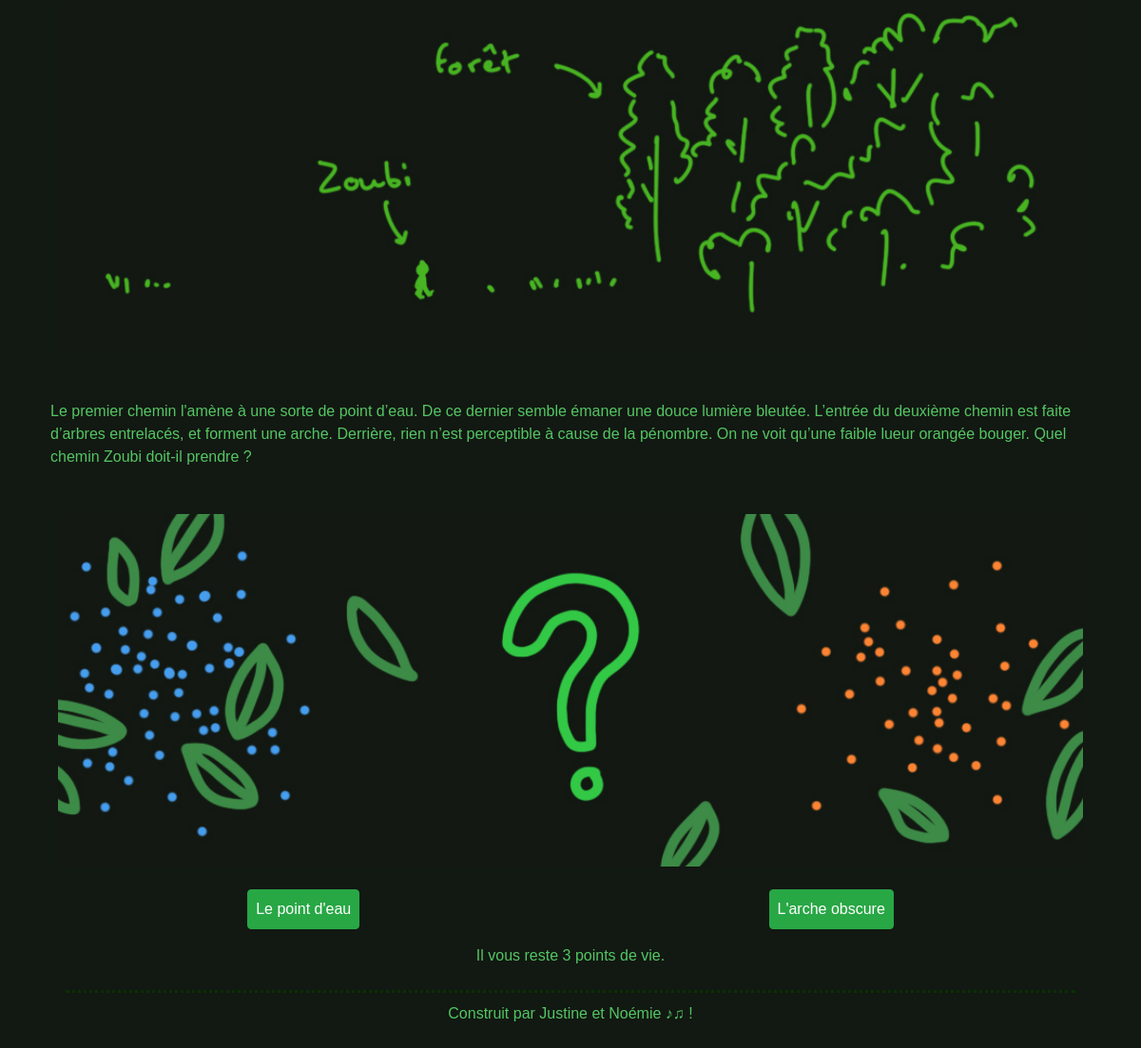
The page /php/jeu.php?id=13 (signed in, lower part) on the database as committed earlier.
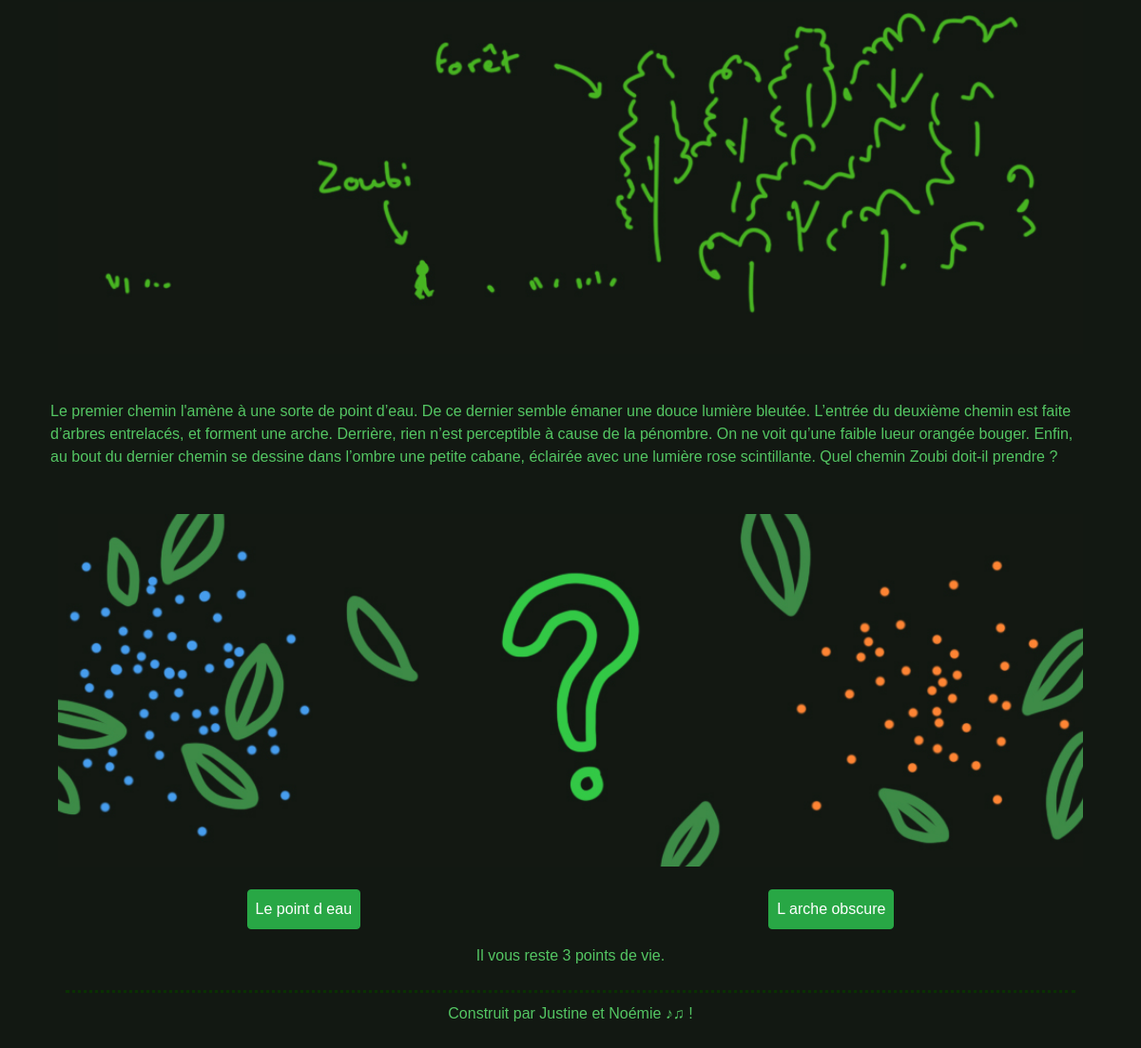
The same page on the database as committed later.
### tables this page shows
CREATE TABLE `page_hist` (
  `id_page` varchar(11) NOT NULL,
  `id_hist` int(11) NOT NULL,
  `para_1` varchar(2000) NOT NULL,
  `para_2` varchar(2000) DEFAULT NULL,
  `para_3` varchar(2000) DEFAULT NULL,
  `para_4` varchar(2000) DEFAULT NULL,
  `para_5` varchar(2000) DEFAULT NULL,
  `img_1` varchar(600) NOT NULL,
  `img_2` varchar(600) DEFAULT NULL,
  `img_3` varchar(600) DEFAULT NULL,
  `img_4` varchar(600) DEFAULT NULL,
  `img_5` varchar(600) DEFAULT NULL
);

CREATE TABLE `choix` (
  `id_page` varchar(11) NOT NULL,
  `id_page_cible` varchar(11) NOT NULL,
  `id_hist` int(11) NOT NULL,
  `contenu` varchar(100) NOT NULL,
  `nb_pdv_perdu` int(5) NOT NULL
);

### php/requetes.php (called while the page is built, shortened)
<?php
  function afficherInfosHistEnCours($BDD, $idUser){
    $res = $BDD->prepare("SELECT * FROM hist_jouee WHERE id_user = :idUser and id_hist = :idHist");
    $res->execute(array(
      'idUser' => $idUser,
      'idHist' =>  $_SESSION['id_hist']
    ));
    return $res->fetch();
  }
  function afficherPageHistoire($BDD, $pageHist){
    $res = $BDD->prepare("SELECT * FROM page_hist WHERE id_page = :idPage AND id_hist = :idHist");
    $res->execute(array(
      'idPage' => $pageHist,
      'idHist' => $_SESSION['id_hist']
    ));
    return $res->fetch();
  }
  function afficherChoixPage($BDD, $pageHist){
    $res = $BDD->prepare("SELECT * FROM choix WHERE id_page = :idPage AND id_hist = :idHist");
    $res->execute(array(
      'idPage' => $pageHist,
      'idHist' => $_SESSION['id_hist']
    ));
    return $res->fetchAll();
  }
?>

### php/jeu.php (the view, shortened to what this page needs)
<?php
require_once("connect.php");
require_once('requetes.php');
?>
<!doctype html>
<html>
<?php include 'templatesHTML/head.php'; ?>
<body>
  <div class="container">
    <?php include 'templatesHTML/navbar.php';
    if ($BDD) {
      if (isset($_GET['id']) && !empty($_GET['id'])) {
        $infosHistEnCours = afficherInfosHistEnCours($BDD, $_SESSION['id_user']);
        if(isset($infosHistEnCours) && !empty($infosHistEnCours)){
          $pageHist = $infosHistEnCours['choix_eff'];
        }
        else {
          $pageHist = '0';
        }
      }
      if (isset($_SESSION['id_hist']) && isset($pageHist) && (!empty($pageHist) || $pageHist == 0)) {
        $infosPage = afficherPageHistoire($BDD, $pageHist);
        for ($i = 1; $i <= 5; $i++) {
          $para = "para_" . $i;
          $image = "img_" . $i;
          if ($infosPage[$para] != ' ' && !empty($infosPage[$para])) { ?>
            <div class='d-flex flex-row justify-content-center my-5 mx-2'>
              <?= $infosPage[$para]; ?>
            </div>
          <?php }
          if ($infosPage[$image] != ' ' && !empty($infosPage[$image])) { ?>
            <div class='d-flex flex-row justify-content-center m-3'>
              <img src="../images/<?= $_SESSION['nom_hist'] . '/' . $infosPage[$image]; ?>" alt="<?= "../images/" . $_SESSION['nom_hist'] . "/" . $infosPage[$image]; ?>" class="w-100" />
            </div>
          <?php }
        }
        if ($_SESSION['nbpv'] == 0) { ?>
          <div class='d-flex flex-column m-auto'>
            <div class="m-auto pb-1">
              Vous avez perdu...
            </div>
            <div class="m-auto pb-2">
              Vous avez fait les choix suivants : <?= $_SESSION['choix'] ;?>
            </div>
            <div class="m-auto">
              <a class="btn btn-default btn-success" href=<?= "fin.php" ?>>Fin de l'histoire</a>
            </div>
          </div>
        <?php }
        else {
          $choixPage = afficherChoixPage($BDD, $pageHist);?>
          <div class='d-flex justify-content-center'>
            <?php foreach($choixPage as $choix) {
               if ($choix['id_page_cible'] == 'FIN') {
                 $_SESSION['gagne'] = 1 ;?>
                <div class='d-flex flex-column p-2 m-auto'>
                  <div class="m-auto pb-1">
                    Vous avez gagné !
                  </div>
                  <div class="m-auto pb-2">
                    Vous avez fait les choix suivants : <?= $_SESSION['choix'] ;?>
                  </div>
                  <div class="m-auto">
                    <a class="btn btn-default btn-success p-2" href=<?= "fin.php" ?>>Fin de l'histoire</a>
                  </div>
                </div>
              <?php break;
              }
              else {
                if(!empty($choix['contenu'])) {?>
                  <div class='flex-row m-auto'>
                    <a class="btn btn-default btn-success p-2 m-2" href=<?= "jeu.php?idPageCible=" . $choix['id_page_cible']; ?> a> <?= $choix['contenu']; ?> </a>
                  </div>
                <?php }
                }
            } ?>
          </div>
          <div class='flex-row text-center mt-2'>
            Il vous reste <?= $_SESSION['nbpv'] ?> points de vie.
          </div>
    <?php }
      }
    } ?>
    <?php include 'templatesHTML/footer.php'; ?>
  </div>
</body>
</html>

### php/templatesHTML/head.php (shortened to what this page needs)
<head>
  <link href="../lib/bootstrap/css/bootstrap.min.css" rel="stylesheet">
  <link href="../css/style.css" rel="stylesheet">
</head>

### php/templatesHTML/footer.php
<footer class="footer m-4">
  Construit par Justine et Noémie ♪♫ !
</footer>

### css/style.css (style rules this page uses)
body { padding-top: 60px; }
.footer { border-top: 3px dotted rgb(9, 48, 2); padding-top: 10px; margin-bottom: 10px; text-align: center; }
a { color: rgb(159, 228, 147); text-align: center; }
body { background-color: rgb(18, 24, 18); font-family: "Lucida Sans", "Lucida Sans Regular", "Lucida Grande", "Lucida Sans Unicode", Geneva, Verdana, sans-serif; color: rgb(84, 198, 99); }

Rows that differ between the two databases and show on the page:
changed choix: contenu "Le point d'eau" → "Le point d eau"
changed choix: contenu "L'arche obscure" → "L arche obscure"
Other text that changed with them:
new list line: "Le premier chemin l'amène à une sorte de point d’eau. De ce dernier semble émaner une douce lumière bleutée. L’entrée du deuxième chemin est faite d’arbres entrelacés, et forment une arche. Derrière, rien n’est perceptible à cause de la pénombre. On ne voit qu’une faible lueur orangée bouger. Enfin, au bout du dernier chemin se dessine dans l’ombre une petite cabane, éclairée avec une lumière rose scintillante. Quel chemin Zoubi doit-il prendre ?"
list line gone: "Le premier chemin l'amène à une sorte de point d’eau. De ce dernier semble émaner une douce lumière bleutée. L’entrée du deuxième chemin est faite d’arbres entrelacés, et forment une arche. Derrière, rien n’est perceptible à cause de la pénombre. On ne voit qu’une faible lueur orangée bouger. Quel chemin Zoubi doit-il prendre ?"
